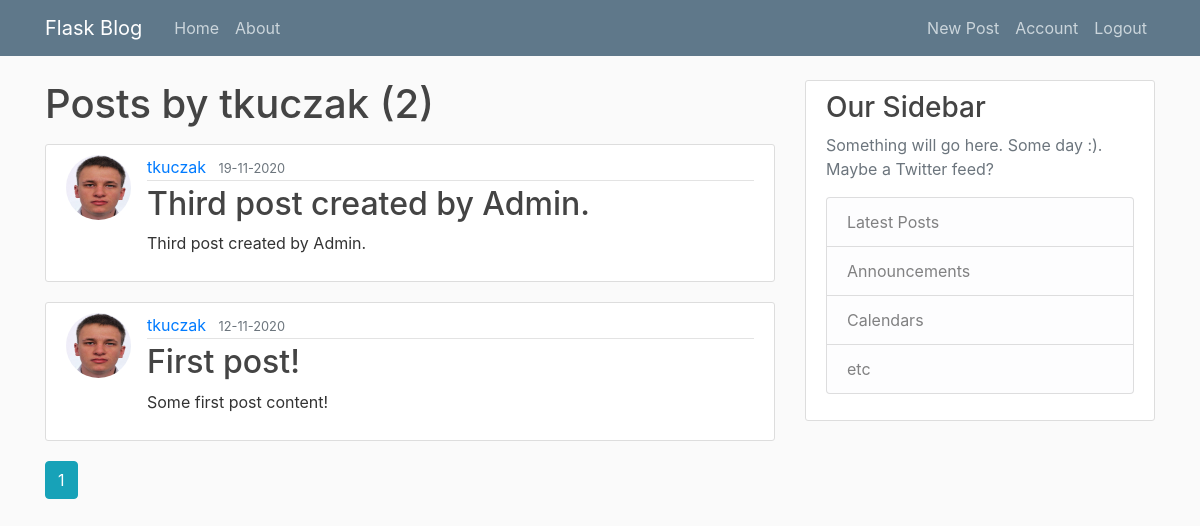
Page /user/tkuczak (signed in) on the committed database.
### blog/models.py (models this page shows, shortened)
class User(db.Model, UserMixin):
    id = db.Column(db.Integer(), primary_key=True)
    username = db.Column(db.String(20), unique=True, nullable=False)
    email = db.Column(db.String(128), unique=True, nullable=False)
    image_file = db.Column(db.String(20), nullable=False, default='default.jpg')
    password = db.Column(db.String(60), nullable=False)
    active = db.Column(db.Boolean(), nullable=False, default=0)
    posts = db.relationship('Post', backref='author', lazy=True)
    roles = db.relationship('Role', secondary='user_roles',  backref=db.backref('user', lazy=True), lazy='subquery')
    @property
    def roles_names(self):
        return [role.name for role in User.query.get(self.id).roles]

class Post(db.Model):
    id = db.Column(db.Integer(), primary_key=True)
    author_id = db.Column(db.Integer(), db.ForeignKey('user.id'), nullable=False)
    title = db.Column(db.String(128),nullable=False)
    content = db.Column(db.Text, nullable=False)
    date_posted = db.Column(db.DateTime, nullable=False, default = datetime.now)

### blog/users/routes.py (the view)
@users.route("/user/<string:username>")
def user_posts(username):
    page = request.args.get('page', 1, type=int)
    user = User.query.filter_by(username=username).first_or_404()
    posts = Post.query.filter_by(author=user).order_by(Post.date_posted.desc()).paginate(page=page, per_page=5)
    return render_template('user_posts.html', posts=posts, user=user)

### blog/models.py (called while the page is built)
@login_manager.user_loader
def load_user(user_id):
    return User.query.get(int(user_id))

### blog/templates/user_posts.html
{% extends "layout.html" %}
{% block content %}
    <h1 class="mb-3">Posts by {{ user.username }} ({{ posts.total }})</h1>
    {% for post in posts.items %}
        <article class="media content-section">
            <img class="rounded-circle article-img" src="{{ url_for('static', filename = 'profile_pics/' + post.author.image_file) }}">
            <div class="media-body">
                <div class="article-metadata">
                    <a class="mr-2" href="{{ url_for('users.user_posts', username=post.author.username) }}">{{ post.author.username }}</a>
                    <small class="text-muted">{{ post.date_posted.strftime('%d-%m-%Y') }}</small>
                </div>
            <h2><a class="article-title" href="{{ url_for('posts.post', post_id=post.id) }}">{{ post.title }}</a></h2>
            <p class="article-content">{{ post.content }}</p>
          </div>
        </article>
    {% endfor %}
    {% for page_num in posts.iter_pages(left_edge=1, right_edge=1, left_current=1, right_current=2) %}
        {% if page_num %}
            {% if posts.page == page_num %}
                <a class="btn btn-info mb-4" href="{{ url_for('main.home', page=page_num) }}">{{ page_num }}</a>
            {% else %}
                <a class="btn btn-outline-info mb-4" href="{{ url_for('main.home', page=page_num) }}">{{ page_num }}</a>
            {% endif %}
        {% else %}
            ...
        {% endif %}
    {% endfor %}
{% endblock content %}

### blog/static/main.css (style rules this page uses)
body { background: #fafafa; color: #333333; margin-top: 5rem; }
h1, h2, h3, h4, h5, h6 { color: #444444; }
.content-section { background: #ffffff; padding: 10px 20px; border: 1px solid #dddddd; border-radius: 3px; margin-bottom: 20px; }
.article-title { color: #444444; }
.article-content { white-space: pre-line; }
.article-img { height: 65px; width: 65px; margin-right: 16px; }
.article-metadata { padding-bottom: 1px; margin-bottom: 4px; border-bottom: 1px solid #e3e3e3 }

### rows in the picture
User: username "tkuczak"
Post: image_file (picture), author.username "tkuczak", date_posted "19-11-2020", title "Third post created by Admin.", content "Third post created by Admin."
Post: image_file (picture), author.username "tkuczak", date_posted "12-11-2020", title "First post!", content "Some first post content!"

### other values in the picture
{{ posts.total }} "2"
{{ page_num }} "1"
